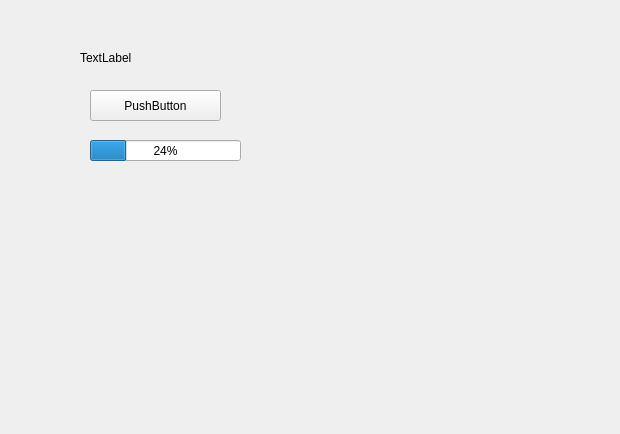
<?xml version="1.0" encoding="UTF-8"?>
<ui version="4.0">
 <class>Widget</class>
 <widget class="QWidget" name="Widget">
  <property name="geometry">
   <rect>
    <x>0</x>
    <y>0</y>
    <width>620</width>
    <height>434</height>
   </rect>
  </property>
  <property name="windowTitle">
   <string>Widget</string>
  </property>
  <widget class="QLabel" name="label">
   <property name="geometry">
    <rect>
     <x>80</x>
     <y>50</y>
     <width>72</width>
     <height>15</height>
    </rect>
   </property>
   <property name="text">
    <string>TextLabel</string>
   </property>
  </widget>
  <widget class="QPushButton" name="pushButton">
   <property name="geometry">
    <rect>
     <x>90</x>
     <y>90</y>
     <width>131</width>
     <height>31</height>
    </rect>
   </property>
   <property name="text">
    <string>PushButton</string>
   </property>
  </widget>
  <widget class="QProgressBar" name="progressBar">
   <property name="geometry">
    <rect>
     <x>90</x>
     <y>140</y>
     <width>151</width>
     <height>21</height>
    </rect>
   </property>
   <property name="value">
    <number>24</number>
   </property>
  </widget>
 </widget>
 <layoutdefault spacing="6" margin="11"/>
 <resources/>
 <connections/>
</ui>
